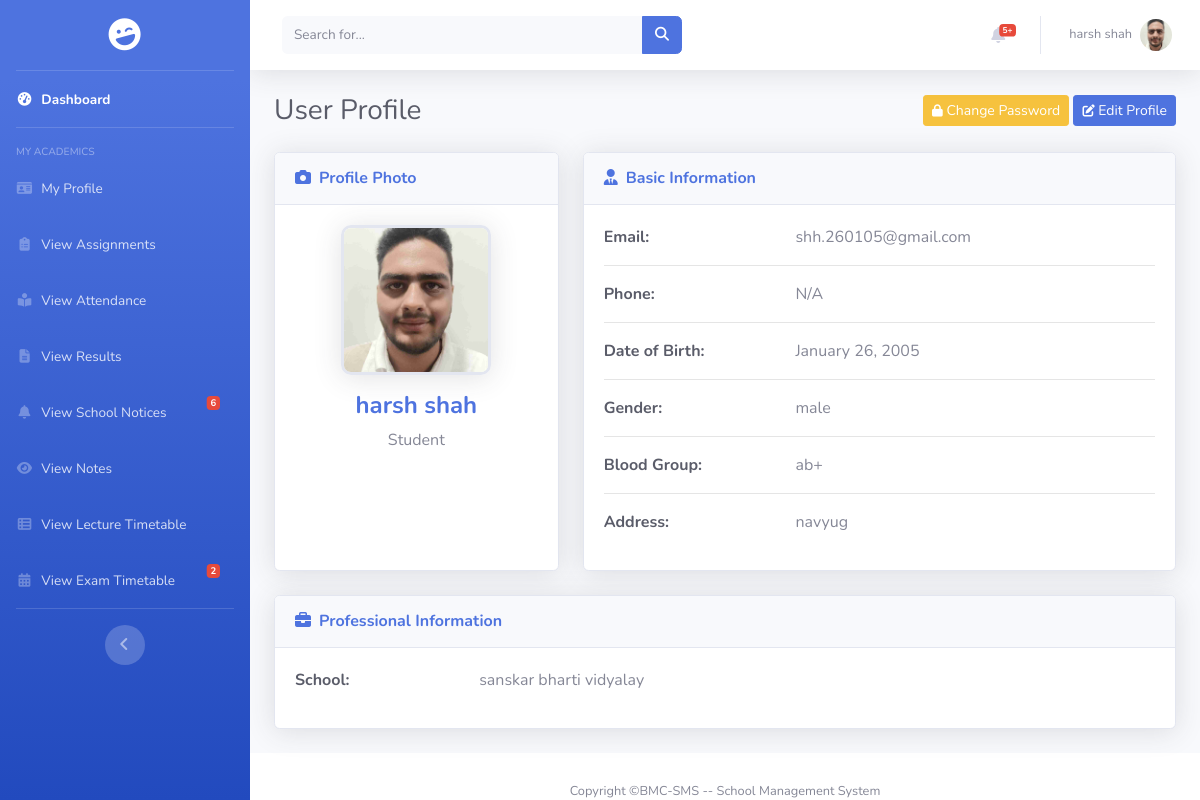
/pages/user/profile.php (signed in), run on the app's committed database.
### tables this page shows
CREATE TABLE `student` (
  `id` int(11) NOT NULL,
  `student_image` varchar(255) DEFAULT NULL,
  `student_name` varchar(50) DEFAULT NULL,
  `rollno` varchar(10) DEFAULT NULL,
  `std` varchar(4) DEFAULT NULL,
  `email` varchar(50) NOT NULL,
  `password` varchar(255) NOT NULL,
  `academic_year` varchar(9) DEFAULT NULL,
  `school_id` int(11) DEFAULT NULL,
  `dob` date DEFAULT NULL,
  `gender` enum('male','female','others') DEFAULT NULL,
  `blood_group` enum('a+','a-','b+','b-','ab+','ab-','o+','o-') DEFAULT NULL,
  `address` text DEFAULT NULL,
  `father_name` varchar(50) DEFAULT NULL,
  `father_phone` varchar(10) DEFAULT NULL,
  `mother_name` varchar(50) DEFAULT NULL,
  `mother_phone` varchar(10) DEFAULT NULL
);

CREATE TABLE `school` (
  `id` int(11) NOT NULL,
  `school_logo` varchar(255) DEFAULT NULL,
  `school_name` varchar(100) DEFAULT NULL,
  `email` varchar(50) DEFAULT NULL,
  `phone` varchar(10) DEFAULT NULL,
  `school_opening` date DEFAULT NULL,
  `school_type` enum('Government','Private') DEFAULT NULL,
  `education_board` set('CBSE','State','IGCSE') DEFAULT NULL,
  `school_medium` set('English','Hindi','Regional Language') DEFAULT NULL,
  `school_category` set('Pre-Primary','Primary','Upper Primary','Secondary','Higher Secondary') DEFAULT NULL,
  `address` text DEFAULT NULL,
  `latitude` decimal(10,8) DEFAULT NULL,
  `longitude` decimal(11,8) DEFAULT NULL,
  `passing_percentage` decimal(5,2) NOT NULL DEFAULT 33.00
);

### encryption.php (called while the page is built, shortened)
<?php
function decrypt_id($encrypted)
{
    return openssl_decrypt($encrypted, ENCRYPTION_METHOD, ENCRYPTION_KEY, 0, ENCRYPTION_IV);
}

### pages/user/profile.php (the view, shortened to what this page needs)
<?php
include_once "../../includes/connect.php";
include_once "../../encryption.php";
function getWebAccessibleImagePath($db_image_path, $base_web_path, $default_sub_folder = '')
{
    $full_web_path = $base_web_path . ltrim($db_image_path, '/');
    $filesystem_path = rtrim($_SERVER['DOCUMENT_ROOT'], '/') . $full_web_path;
    $possible_locations = ["pages/{$default_sub_folder}/uploads/", "uploads/{$default_sub_folder}s/", "uploads/"];
    foreach ($possible_locations as $location) {
        $test_path = $base_web_path . $location . basename($db_image_path);
        $test_filesystem_path = rtrim($_SERVER['DOCUMENT_ROOT'], '/') . $test_path;
        if (@file_exists($test_filesystem_path) && @is_file($test_filesystem_path)) {
            return $test_path;
        }
    }
    return null;
}
$user_data = null;
$error_message = '';
if (isset($_COOKIE['encrypted_user_id']) && isset($_COOKIE['encrypted_user_role'])) {
    $user_id = decrypt_id($_COOKIE['encrypted_user_id']);
    $user_role = decrypt_id($_COOKIE['encrypted_user_role']);
    $table_name = '';
    $image_field = '';
    $name_field = '';
    switch ($user_role) {
        case 'student':
            $table_name = 'student';
            $image_field = 'student_image';
            $name_field = 'student_name';
            break;
    }
    if ($table_name) {
        try {
            $query = "SELECT t.*, s.school_name
                      FROM {$table_name} t
                      LEFT JOIN school s ON t.school_id = s.id
                      WHERE t.id = ?";
            $stmt = mysqli_prepare($conn, $query);
            mysqli_stmt_bind_param($stmt, "i", $user_id);
            mysqli_stmt_execute($stmt);
            $result = mysqli_stmt_get_result($stmt);
            if (mysqli_num_rows($result) > 0) {
                $user_data = mysqli_fetch_assoc($result);
            } else {
                $error_message = "User not found in the database.";
            }
        } catch (Exception $e) {
            $error_message = "Database query failed: " . $e->getMessage();
        }
    }
} else {
    header("Location: ../../login.php");
    exit;
}
?>
<!DOCTYPE html>
<html lang="en">
<head>
    <link href="../../assets/css/sb-admin-2.min.css" rel="stylesheet">
    <link rel="stylesheet" href="https://cdnjs.cloudflare.com/ajax/libs/font-awesome/6.5.2/css/all.min.css" />
    <link rel="stylesheet" href="../../assets/css/sidebar.css">
    <link rel="stylesheet" href="../../assets/css/scrollbar_hidden.css">
    <link rel="stylesheet" href="../../assets/css/profile.css">
</head>
<body id="page-top">
    <div id="wrapper">
        <?php include '../../includes/sidebar.php'; ?>
        <div id="content-wrapper" class="d-flex flex-column">
            <div id="content">
                <?php include_once '../../includes/header.php'; ?>
                <div class="container-fluid">
                    <div class="d-sm-flex align-items-center justify-content-between mb-4">
                        <h1 class="h3 mb-0 text-gray-800">User Profile</h1>
                        <div>
                            <button type="button" class="btn btn-warning btn-sm" data-toggle="modal" data-target="#changePasswordModal">
                                <i class="fas fa-lock fa-sm"></i> Change Password
                            </button>
                            <a href="edit_profile.php" class="btn btn-primary btn-sm">
                                <i class="fas fa-edit fa-sm"></i> Edit Profile
                            </a>
                        </div>
                    </div>
                    <?php if (!empty($error_message)): ?>
                    <div class="alert alert-danger"><?php echo htmlspecialchars($error_message); ?></div>
                    <?php elseif ($user_data): ?>
                    <div class="row">
                        <div class="col-lg-4 mb-4">
                            <div class="card shadow h-100">
                                <div class="card-header py-3">
                                    <h6 class="m-0 font-weight-bold text-primary"><i
                                            class="fas fa-camera mr-2"></i>Profile Photo</h6>
                                </div>
                                <div class="card-body text-center">
                                    <?php
                                        $defaultImagePath = BASE_WEB_PATH . 'assets/img/default-user.jpg';
                                        $imagePathFromDB = $user_data[$image_field] ?? '';
                                        $profileImagePath = getWebAccessibleImagePath($imagePathFromDB, BASE_WEB_PATH, $user_role) ?? $defaultImagePath;
                                        ?>
                                    <img src="<?php echo htmlspecialchars($profileImagePath); ?>"
                                        class="profile-photo mb-3" alt="Profile Photo"
                                        onerror="this.onerror=null; this.src='<?php echo htmlspecialchars($defaultImagePath); ?>';">
                                    <h4 class="text-primary font-weight-bold">
                                        <?php echo htmlspecialchars($user_data[$name_field] ?? 'N/A'); ?></h4>
                                    <p class="text-muted text-capitalize"><?php echo htmlspecialchars($user_role); ?>
                                    </p>
                                </div>
                            </div>
                        </div>
                        <div class="col-lg-8 mb-4">
                            <div class="card shadow h-100">
                                <div class="card-header py-3">
                                    <h6 class="m-0 font-weight-bold text-primary"><i
                                            class="fas fa-user-tie mr-2"></i>Basic Information</h6>
                                </div>
                                <div class="card-body">
                                    <div class="row info-row">
                                        <div class="col-sm-4 info-label">Email:</div>
                                        <div class="col-sm-8 info-value">
                                            <?php echo htmlspecialchars($user_data['email'] ?? 'N/A'); ?></div>
                                    </div>
                                    <hr>
                                    <div class="row info-row">
                                        <div class="col-sm-4 info-label">Phone:</div>
                                        <div class="col-sm-8 info-value">
                                            <?php echo htmlspecialchars($user_data['phone'] ?? 'N/A'); ?></div>
                                    </div>
                                    <hr>
                                    <div class="row info-row">
                                        <div class="col-sm-4 info-label">Date of Birth:</div>
                                        <div class="col-sm-8 info-value">
                                            <?php echo !empty($user_data['dob']) ? htmlspecialchars(date('F j, Y', strtotime($user_data['dob']))) : 'N/A'; ?>
                                        </div>
                                    </div>
                                    <hr>
                                    <div class="row info-row">
                                        <div class="col-sm-4 info-label">Gender:</div>
                                        <div class="col-sm-8 info-value">
                                            <?php echo htmlspecialchars($user_data['gender'] ?? 'N/A'); ?></div>
                                    </div>
                                    <hr>
                                    <div class="row info-row">
                                        <div class="col-sm-4 info-label">Blood Group:</div>
                                        <div class="col-sm-8 info-value">
                                            <?php echo htmlspecialchars($user_data['blood_group'] ?? 'N/A'); ?></div>
                                    </div>
                                    <hr>
                                    <div class="row info-row">
                                        <div class="col-sm-4 info-label">Address:</div>
                                        <div class="col-sm-8 info-value">
                                            <?php echo htmlspecialchars($user_data['address'] ?? 'N/A'); ?></div>
                                    </div>
                                </div>
                            </div>
                        </div>
                        <div class="col-12 mb-4">
                            <div class="card shadow">
                                <div class="card-header py-3">
                                    <h6 class="m-0 font-weight-bold text-primary"><i
                                            class="fas fa-briefcase mr-2"></i>Professional Information</h6>
                                </div>
                                <div class="card-body">
                                    <div class="row">
                                        <div class="col-md-6">
                                            <div class="row info-row">
                                                <div class="col-sm-5 info-label">School:</div>
                                                <div class="col-sm-7 info-value">
                                                    <?php echo htmlspecialchars($user_data['school_name'] ?? 'N/A'); ?>
                                                </div>
                                            </div>
                                        </div>
                                    </div>
                                </div>
                            </div>
                        </div>
                    </div>
                    <?php endif; ?>
                </div>
            </div>
            <?php include_once '../../includes/footer.php'; ?>
        </div>
    </div>
</body>
</html>

### assets/css/sidebar.css (style rules this page uses)
html, body { height: 100%; overflow: hidden !important; }
#wrapper { height: 100vh; }
#content-wrapper { overflow-y: auto; }

### assets/css/scrollbar_hidden.css (style rules this page uses)
body { -ms-overflow-style: none; scrollbar-width: none; }

### assets/css/profile.css (style rules this page uses)
.profile-photo { width: 150px; height: 150px; object-fit: cover; border-radius: 10px; border: 3px solid #e3e6f0; box-shadow: 0 0.15rem 1.75rem 0 rgba(58, 59, 69, 0.15); }
.info-row { margin-bottom: 1rem; }
.info-label { font-weight: bold; color: #5a5c69; }
.info-value { color: #858796; }

### data on the page
student: student_image (picture), student_name "harsh shah", email "shh.260105@gmail.com", dob "January 26, 2005", gender "male", blood_group "ab+", address "navyug", school.school_name "sanskar bharti vidyalay"

### other printed values
$unread_student_notices "6"
$unread_exam_timetables "2"
$userName "harsh shah"
$user_role "Student"
$user_data['phone'] "N/A"
